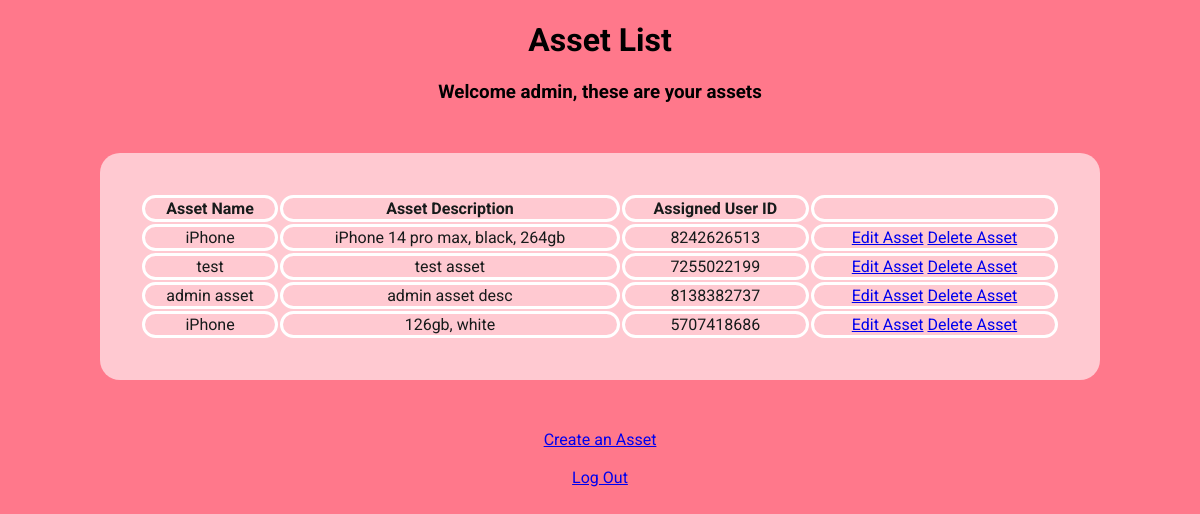
/assets/5707418686 (signed in), run on the app's committed database.
### app.py (models this page shows, shortened)
class User(UserMixin, db.Model):
    user_id = db.Column(db.Integer, primary_key=True)
    email = db.Column(db.String(100), unique=True, nullable=False)
    first_name = db.Column(db.String(1000))
    last_name = db.Column(db.String(1000))
    password = db.Column(db.String(100), nullable=False)
    is_admin = db.Column(db.Integer, default=0)
    assets = db.relationship('Asset', backref='user', lazy=True)

class Asset(UserMixin, db.Model):
    asset_id = db.Column(db.Integer, primary_key=True)
    name = db.Column(db.String(100))
    description = db.Column(db.String(1000))
    user_id = db.Column(db.Integer, db.ForeignKey(
        "user.user_id"), nullable=False)

### app.py (the view)
@app.route("/assets/<int:user_id>")
@login_required
def assets(user_id):
    user = User.query.get(user_id)
    if user:
        if current_user.is_admin:
            assets = Asset.query.all()
            return render_template('assets.html', user=user, assets=assets)
        else:
            assets = user.assets
            return render_template('assets.html', user=user, assets=assets)
    else:
        return "User not found"

### app.py (called while the page is built)
@login_manager.user_loader
def load_user(user_id):
    return User.query.get(int(user_id))

### templates/assets.html (shortened to what this page needs)
<!DOCTYPE html>
<html>
<head>
    <link rel="stylesheet" href="/static/assets.css">
</head>
<body>
    <h1>Asset List</h1>
    <h3>Welcome {{ current_user.first_name }}, these are your assets</h3>
    <table>
        <tr>
            <th>Asset Name</th>
            <th>Asset Description</th>
            <th>Assigned User ID</th>
            <th></th>
        </tr>
        {% for asset in assets %}
        <tr>
            <td>{{ asset.name }}</td>
            <td>{{ asset.description }}</td>
            <td>{{ asset.user_id }}</td>
            <td>
                <a href="{{ url_for('edit_asset', user_id=current_user.user_id, asset_id=asset.asset_id) }}">Edit Asset</a>
                {% if current_user.is_admin %}
                <a href="{{ url_for('delete_asset', user_id=user.user_id, asset_id=asset.asset_id) }}">Delete Asset</a>
                {% endif %}
            </td>
        </tr>
        {% endfor %}
    </table>
    <a href="{{ url_for('create_asset') }}">Create an Asset</a>
    <br>
    <br>
    <a href="{{ url_for('logout') }}">Log Out</a>
</body>
</html>

### static/assets.css (style rules this page uses)
body { background: #FF788B; text-align: center; justify-content: center; align-items:flex-start; font-family: roboto; }
table { background-color: #FFC9D1; width: 1000px; margin:50px auto; border-radius: 20px; padding: 40px; box-sizing: border-box; background: #FFC9D1; color: #171B1B; }
th { border: solid white; border-radius: 20px; }
td { border: solid white; border-radius: 20px; }

### data on the page
User: first_name "admin"
Asset: name "iPhone", description "iPhone 14 pro max, black, 264gb", user_id "8242626513"
Asset: name "test", description "test asset", user_id "7255022199"
Asset: name "admin asset", description "admin asset desc", user_id "8138382737"
Asset: name "iPhone", description "126gb, white", user_id "5707418686"
